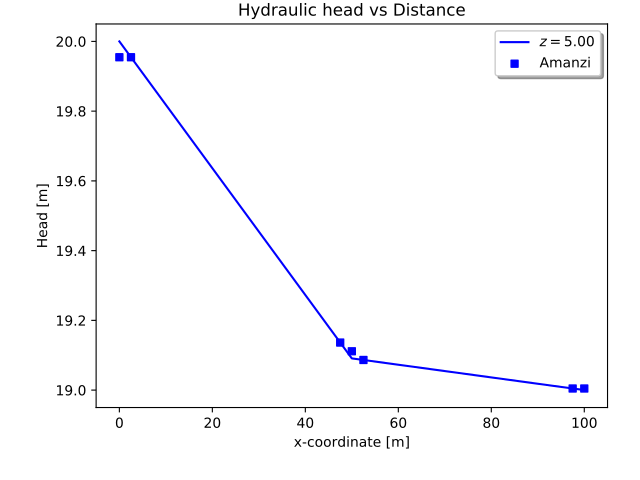

Source code (Python):
import matplotlib.pyplot as plt
import numpy
import model_linear_materials_serial_1d
from amanzi_xml.observations.ObservationXMLv2 import ObservationXMLv2 as ObsXML
from amanzi_xml.observations.ObservationData import ObservationData as ObsDATA
import amanzi_xml.utils.search as search
import prettytable 
import os 

# load input xml file
#  -- create an ObservationXML object
def loadInputXML(filename):
    Obs_xml = ObsXML(filename)
    return Obs_xml
            
# load the data file
#  -- use above xml object to get observation filename
#  -- create an ObservationData object
#  -- load the data using this object

def loadDataFile(Obs_xml):
    output_file =  Obs_xml.getObservationFilename()
    Obs_data = ObsDATA("amanzi-output/"+output_file)
    Obs_data.getObservationData()
    coords = Obs_xml.getAllCoordinates()

    for obs in Obs_data.observations.values():
        region = obs.region
        obs.coordinate = coords[region]
    return Obs_data

def plotTestObservations(Obs_xml, Obs_data, axes1):

    # === SPECIAL CODE ==== for linear flow problems
    # Collect the z-values from observations
    z_vals = [coord[2] for coord in Obs_xml.coordinates.values()]
    z_vals.sort()
    z_vals = set(z_vals)
    colors = ['b','g','r']
    cmap = dict((zval,color) for (zval,color) in zip(z_vals, colors))

    # Create dictionary for scatter plots
    scatter_data={}
    for key in list(cmap.keys()):
        scatter_data[key]={}
        scatter_data[key]['x']=[]
        scatter_data[key]['head']=[]

    # Collect observations in scatter_data
    p_atm = 101325.0
    rho = 998.2
    g = 9.80665
    for obs in Obs_data.observations.values(): 
        scatter_data[obs.coordinate[2]]['x'].append(obs.coordinate[0])

        # Convert from pressure to hydraulic head.
        # This isn't really great, but it gets us there for the moment.
        p = obs.data
        h = [(p[i] - p_atm) / (rho*g) + obs.coordinate[2] for i in range(len(p))]
        scatter_data[obs.coordinate[2]]['head'].append(h)

    # Plot the observations
    for key in list(cmap.keys()):
        axes1.scatter(scatter_data[key]['x'],scatter_data[key]['head'],c=cmap[key],marker='s',s=25,label='Amanzi')

    # Set labels and title
    axes1.set_xlabel('x-coordinate [m]')
    axes1.set_ylabel('Head [m]')
    axes1.set_title('Hydraulic head vs Distance')
    
    return cmap

def plotTestModel(filename, cmap, axes1, Obs_xml, Obs_data):

    # Instantiate the analytic solution
    mymodel = model_linear_materials_serial_1d.createFromXML(filename)
    table_values = []

    # Create a set of points to plot the solution
    x = numpy.linspace(mymodel.x_0,mymodel.x_1,11)
    coords = numpy.zeros((11,2))
    coords[:,0] = x

    # Plot a line for each z-coordinate in the observations
    for (z_val, color) in cmap.items():
        coords[:,1] = z_val
        head = mymodel.head(coords)
        axes1.plot(x,head,color,label='$z = %0.2f $'%z_val)
        axes1.legend(loc="upper right" , fancybox = True , shadow = True)
          
def MakeTable(Obs_data,Obs_xml,filename):

    head_amanzi = []
    coordinates = []
    mymodel = model_linear_materials_serial_1d.createFromXML(filename)

    p_atm = 101325.0
    rho = 998.2
    g = 9.80665
    for obs in Obs_data.observations.values():
        coordinates.append([obs.coordinate[0], obs.coordinate[2]])
        # Convert from pressure to hydraulic head.
        # This isn't really great, but it gets us there for the moment.
        p = obs.data
        h = [(p[i] - p_atm) / (rho*g) + obs.coordinate[2] for i in range(len(p))]
        head_amanzi.append(str(h).rstrip(']').lstrip('['))

    head_analytic = list(mymodel.head(numpy.array(coordinates)))

    x = prettytable.PrettyTable(["x [m]", "z [m]", "Analytic [m]","Amanzi [m]"])
    x.padding_width = 1
    x.hrules = 1
    for coords, h_analytic, h_amanzi in zip(coordinates,head_analytic,head_amanzi):
        x.add_row([coords[0],coords[1],"%.4f" % float(h_analytic),"%.4f" % float(h_amanzi)])
        
    if os.path.exists("table_values.txt"):
        os.remove("table_values.txt")

    table_file = open("table_values.txt", "w+")
    table_file.write(x.get_string(sortby="x [m]"))
    table_file.close()
        
if __name__ == "__main__":

    import os
    import run_amanzi_standard

    input_file = "amanzi_linear_materials_serial_1d-u.xml"
    run_dir = "amanzi-output"
    try: 
        run_amanzi_standard.run_amanzi(input_file, 1, [input_file], run_dir)
        obs_xml=loadInputXML(input_file)
        obs_data=loadDataFile(obs_xml)

        fig1 = plt.figure()
        axes1=fig1.add_axes([.15,.15,.80,.80])
       
        cmap = plotTestObservations(obs_xml,obs_data,axes1)
        plotTestModel(input_file,cmap,axes1,obs_xml,obs_data)
        # plt.show()
        MakeTable(obs_data,obs_xml,input_file)

    finally:
        pass 
